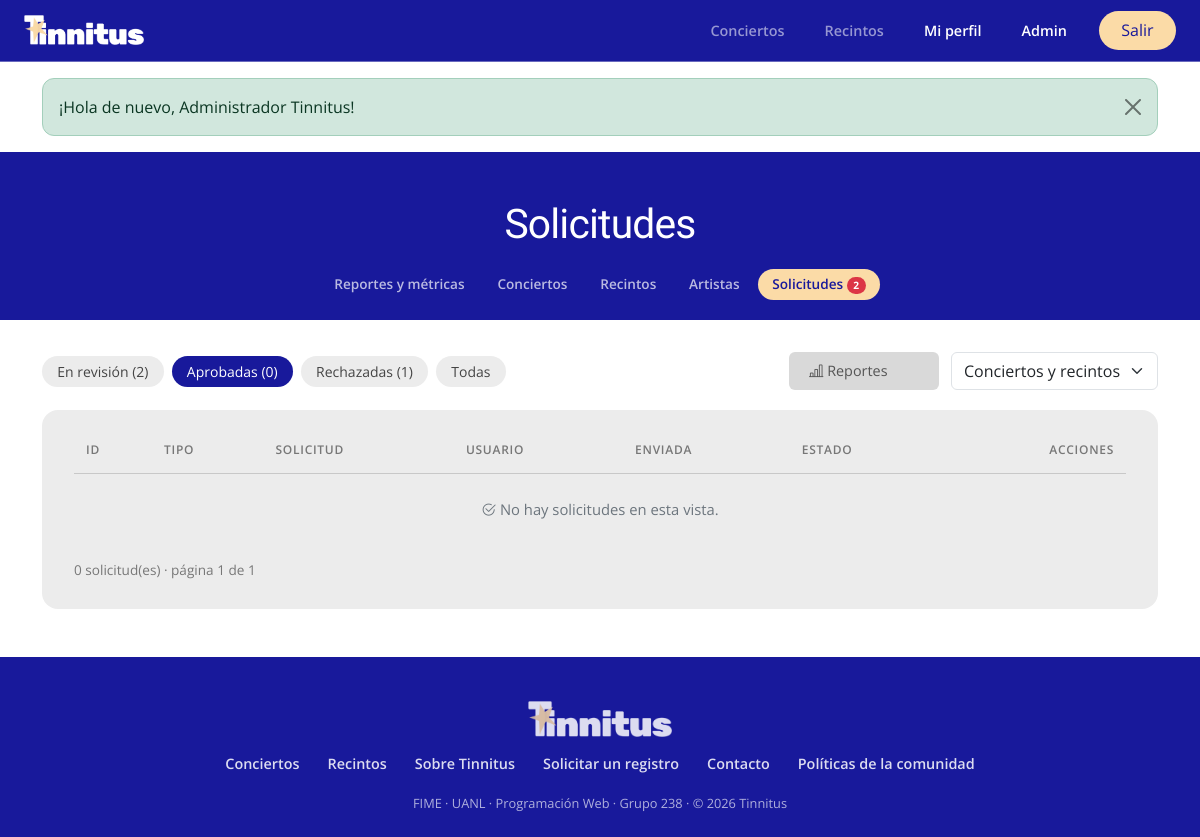
Page /admin-solicitudes.php?estado=aprobada (signed in) on the earlier database version.
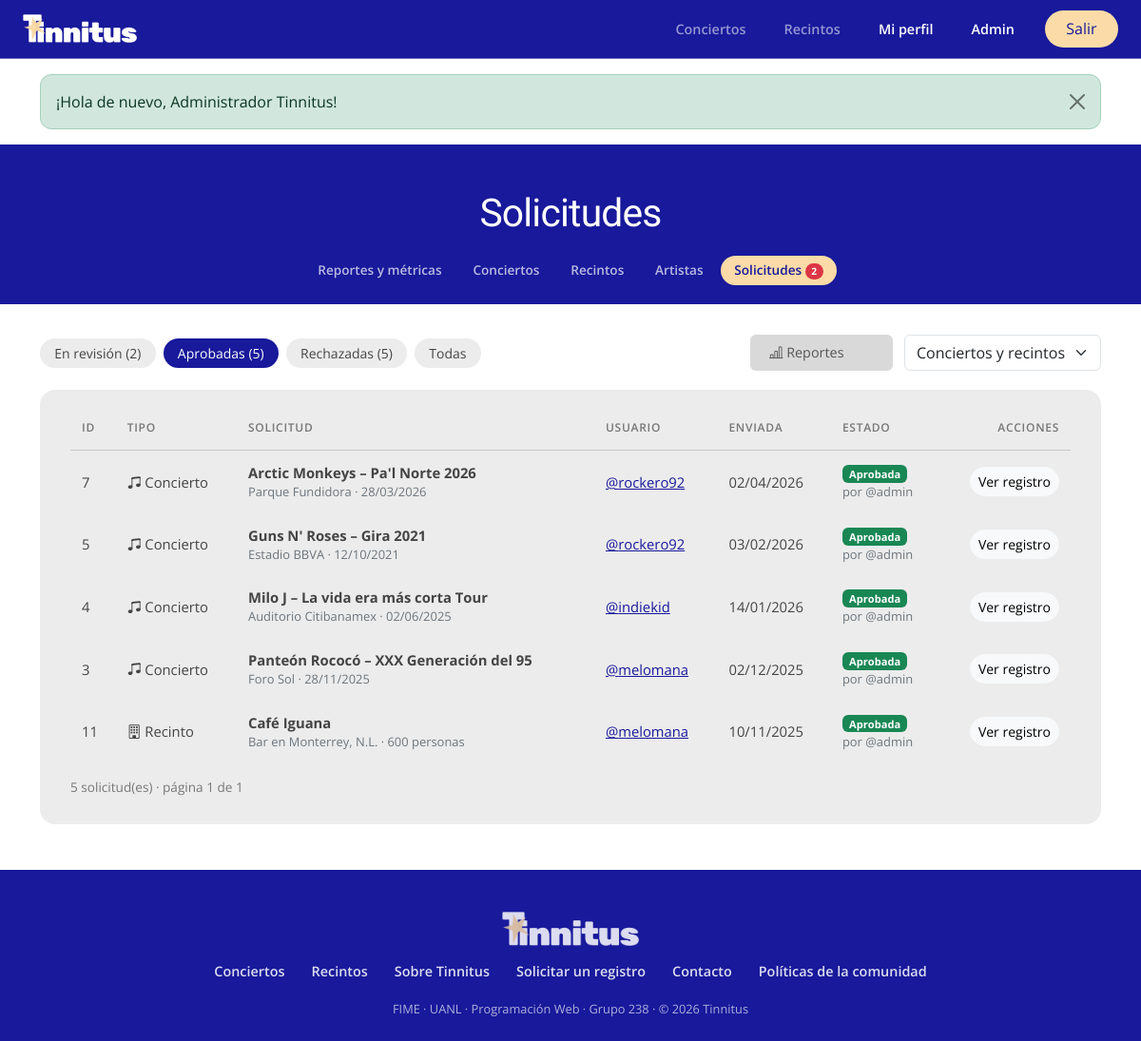
Same page on the later database version.
### tables this page shows
CREATE TABLE solicitudes (
    id              INT UNSIGNED AUTO_INCREMENT PRIMARY KEY,
    usuario_id      INT UNSIGNED NOT NULL,
    tipo            ENUM('concierto','recinto') NOT NULL,
    estado          ENUM('pendiente','aprobada','rechazada') NOT NULL DEFAULT 'pendiente',
    artista         VARCHAR(120) NULL,
    gira            VARCHAR(150) NULL,
    fecha           DATE         NULL,
    recinto_id      INT UNSIGNED NULL,
    nombre          VARCHAR(120) NULL,
    ciudad          VARCHAR(80)  NULL,
    capacidad       INT UNSIGNED NULL,
    tipo_recinto    ENUM('Estadio','Arena','Auditorio','Foro','Festival','Bar') NULL,
    comentario      VARCHAR(500) NULL,
    motivo_rechazo  VARCHAR(255) NULL,
    detalle_rechazo VARCHAR(255) NULL,
    creado_id       INT UNSIGNED NULL,
    revisado_por    INT UNSIGNED NULL,
    revisado_en     DATETIME     NULL,
    creado_en       DATETIME     NOT NULL DEFAULT CURRENT_TIMESTAMP,
    CONSTRAINT chk_solicitud_datos CHECK (
        (tipo = 'concierto' AND artista IS NOT NULL AND gira IS NOT NULL AND fecha IS NOT NULL AND recinto_id IS NOT NULL)
        OR (tipo = 'recinto' AND nombre IS NOT NULL AND ciudad IS NOT NULL AND tipo_recinto IS NOT NULL
            AND capacidad BETWEEN 1 AND 200000)),
    CONSTRAINT fk_solicitud_usuario FOREIGN KEY (usuario_id)
        REFERENCES usuarios(id) ON DELETE CASCADE,
    CONSTRAINT fk_solicitud_recinto FOREIGN KEY (recinto_id)
        REFERENCES recintos(id) ON DELETE CASCADE,
    CONSTRAINT fk_solicitud_revisor FOREIGN KEY (revisado_por)
        REFERENCES usuarios(id) ON DELETE SET NULL,
    INDEX idx_solicitudes_estado (estado)
);

CREATE TABLE recintos (
    id         INT UNSIGNED AUTO_INCREMENT PRIMARY KEY,
    nombre     VARCHAR(120) NOT NULL,
    ciudad     VARCHAR(80)  NOT NULL,
    capacidad  INT UNSIGNED NOT NULL,
    tipo       ENUM('Estadio','Arena','Auditorio','Foro','Festival','Bar') NOT NULL,
    estado     ENUM('activo','inactivo') NOT NULL DEFAULT 'activo',
    foto_url   VARCHAR(500) NULL,
    CONSTRAINT chk_capacidad CHECK (capacidad BETWEEN 1 AND 200000),
    CONSTRAINT uq_recinto UNIQUE (nombre, ciudad)
);

CREATE TABLE usuarios (
    id             INT UNSIGNED AUTO_INCREMENT PRIMARY KEY,
    nombre         VARCHAR(100)  NOT NULL,
    username       VARCHAR(30)   NOT NULL UNIQUE,
    email          VARCHAR(150)  NOT NULL UNIQUE,
    password_hash  VARCHAR(255)  NOT NULL,
    rol            ENUM('usuario','admin') NOT NULL DEFAULT 'usuario',
    bio            VARCHAR(500)  NULL,
    avatar_url     VARCHAR(500)  NULL,
    intentos_fallidos TINYINT UNSIGNED NOT NULL DEFAULT 0,
    bloqueado_hasta   DATETIME   NULL,
    creado_en      DATETIME      NOT NULL DEFAULT CURRENT_TIMESTAMP,
    CONSTRAINT chk_username CHECK (username REGEXP '^[a-z0-9_]{3,30}$')
);

### includes/auth.php (called while the page is built, shortened)
<?php
require_once __DIR__ . '/db.php';
function url(string $path = ''): string
{
    return BASE_URL . '/' . ltrim($path, '/');
}
function e(?string $text): string
{
    return htmlspecialchars($text ?? '', ENT_QUOTES, 'UTF-8');
}
function take_flashes(): array
{
    $messages = $_SESSION['flash'] ?? [];
    return $messages;
}
function paginar(int $total, int $porPagina): array
{
    $paginas = max(1, (int) ceil($total / $porPagina));
    $pagina = min(max(1, (int) ($_GET['pagina'] ?? 1)), $paginas);
    return [$pagina, $paginas, ($pagina - 1) * $porPagina];
}

### includes/db.php (called while the page is built, shortened)
<?php
function db(): PDO
{
    static $pdo = null;
    if ($pdo === null) {
        $dsn = 'mysql:host=' . DB_HOST . ';port=' . DB_PORT . ';dbname=' . DB_NAME . ';charset=utf8mb4';
        $pdo = new PDO($dsn, DB_USER, DB_PASS, [
            PDO::ATTR_ERRMODE            => PDO::ERRMODE_EXCEPTION,
            PDO::ATTR_DEFAULT_FETCH_MODE => PDO::FETCH_ASSOC,
            PDO::ATTR_EMULATE_PREPARES   => false,
        ]);
    }
    return $pdo;
}
function q(string $sql, array $params = []): PDOStatement
{
    $stmt = db()->prepare($sql);
    $stmt->execute($params);
    return $stmt;
}

### admin-solicitudes.php (the view, shortened to what the changed rows need)
<?php
require_once __DIR__ . '/includes/solicitudes.php';
$estado = in_array($_GET['estado'] ?? 'pendiente', ['pendiente', 'aprobada', 'rechazada', 'todas'], true) ? ($_GET['estado'] ?? 'pendiente') : 'pendiente';
$cond = [];
$params = [];
if ($estado !== 'todas') { $cond[] = 's.estado = ?'; $params[] = $estado; }
$where = $cond ? 'WHERE ' . implode(' AND ', $cond) : '';
$total = (int) q("SELECT COUNT(*) FROM solicitudes s $where", $params)->fetchColumn();
[$pagina, $paginas, $offset] = paginar($total, 10);
$solicitudes = q("SELECT s.*, u.username, r.nombre AS recinto, rev.username AS revisor
                  FROM solicitudes s
                  JOIN usuarios u ON u.id = s.usuario_id
                  LEFT JOIN recintos r ON r.id = s.recinto_id
                  LEFT JOIN usuarios rev ON rev.id = s.revisado_por
                  $where ORDER BY s.estado = 'pendiente' DESC, s.creado_en DESC
                  LIMIT 10 OFFSET $offset", $params)->fetchAll();
$conteo = q("SELECT estado, COUNT(*) FROM solicitudes GROUP BY estado")->fetchAll(PDO::FETCH_KEY_PAIR);
function solicitudes_url(array $cambios): string
{
    return url('admin-solicitudes.php?' . http_build_query(array_merge($_GET, ['pagina' => null], $cambios)));
}
$adminTitle = 'Solicitudes';
$adminTab = 'solicitudes';
require __DIR__ . '/includes/header.php';
require __DIR__ . '/includes/admin-nav.php';
?>
<div class="container">
    <div class="admin-toolbar">
        <div class="chip-row" aria-label="Filtrar por estado">
            <?php foreach (['pendiente' => 'En revisión', 'aprobada' => 'Aprobadas', 'rechazada' => 'Rechazadas', 'todas' => 'Todas'] as $valor => $texto): ?>
                <a class="chip-filter <?= $estado === $valor ? 'active' : '' ?>" href="<?= solicitudes_url(['estado' => $valor]) ?>">
                    <?= $texto ?><?= $valor !== 'todas' ? ' (' . ($conteo[$valor] ?? 0) . ')' : '' ?>
                </a>
            <?php endforeach; ?>
        </div>
    </div>
    <div class="card-table mb-5">
        <div class="table-responsive">
            <table class="table align-middle" id="tabla">
                <thead><tr><th>ID</th><th>Tipo</th><th>Solicitud</th><th>Usuario</th><th>Enviada</th><th>Estado</th><th class="acciones">Acciones</th></tr></thead>
                <tbody>
                <?php foreach ($solicitudes as $s): ?>
                    <tr data-id="<?= $s['id'] ?>" data-resumen="<?= e(resumen_solicitud($s)) ?>">
                        <td><?= $s['id'] ?></td>
                        <td class="text-nowrap"><i class="bi <?= $s['tipo'] === 'concierto' ? 'bi-music-note-beamed' : 'bi-building' ?>"></i> <?= ucfirst($s['tipo']) ?></td>
                        <td style="min-width: 260px">
                            <strong><?= e($s['tipo'] === 'concierto' ? $s['artista'] . ' – ' . $s['gira'] : $s['nombre']) ?></strong>
                            <div class="small text-secondary"><?= e(detalle_solicitud($s)) ?></div>
                        </td>
                        <td><a href="<?= url('profile.php?u=' . urlencode($s['username'])) ?>">@<?= e($s['username']) ?></a></td>
                        <td class="text-nowrap"><?= date('d/m/Y', strtotime($s['creado_en'])) ?></td>
                        <td>
                            <?= badge_estado_solicitud($s['estado']) ?>
                            <?php if ($s['revisor']): ?><div class="small text-secondary">por @<?= e($s['revisor']) ?></div><?php endif; ?>
                        </td>
                        <td class="acciones">
                            <?php if ($s['estado'] === 'pendiente'): ?>
                                <button class="btn btn-sm btn-success btn-aprobar" title="Aprobar y agregar al catálogo"><i class="bi bi-check-lg"></i> Aprobar</button>
                                <button class="btn btn-sm btn-outline-danger btn-rechazar" title="Rechazar"><i class="bi bi-x-lg"></i> Rechazar</button>
                            <?php elseif ($s['estado'] === 'aprobada' && $s['creado_id']): ?>
                                <a class="btn btn-sm btn-light" href="<?= url(($s['tipo'] === 'concierto' ? 'event-details.php' : 'recinto.php') . '?id=' . $s['creado_id']) ?>">Ver registro</a>
                            <?php endif; ?>
                        </td>
                    </tr>
                <?php endforeach; ?>
                <?php if (!$solicitudes): ?>
                    <tr><td colspan="7" class="text-center text-secondary py-4"><i class="bi bi-check2-circle"></i> No hay solicitudes en esta vista.</td></tr>
                <?php endif; ?>
                </tbody>
            </table>
        </div>
        <div class="pie">
            <span><?= $total ?> solicitud(es) · página <?= $pagina ?> de <?= $paginas ?></span>
        </div>
    </div>
</div>
<?php require __DIR__ . '/includes/footer.php'; ?>

### includes/header.php (shortened to what the changed rows need)
<?php
require_once __DIR__ . '/auth.php';
?>
<!doctype html>
<html lang="es">
<head>
    <link rel="stylesheet" href="https://cdn.jsdelivr.net/npm/bootstrap@5.3.3/dist/css/bootstrap.min.css">
    <link rel="stylesheet" href="https://cdn.jsdelivr.net/npm/bootstrap-icons@1.11.3/font/bootstrap-icons.min.css">
    <link rel="stylesheet" href="<?= url('assets/css/styles.css') ?>">
</head>
<body>
<?php $flashes = take_flashes(); if ($flashes): ?>
<div class="container mt-3 flash-zone">
    <?php foreach ($flashes as $f): ?>
        <div class="alert alert-<?= e($f['type']) ?> alert-dismissible fade show" role="alert">
            <?= e($f['message']) ?>
            <button type="button" class="btn-close" data-bs-dismiss="alert" aria-label="Cerrar"></button>
        </div>
    <?php endforeach; ?>
</div>
<?php endif; ?>
<main>

### includes/admin-nav.php
<?php
$tabs = [
    'dashboard'   => ['admin-dashboard.php', 'Reportes y métricas'],
    'events'      => ['admin-events.php', 'Conciertos'],
    'venues'      => ['admin-venues.php', 'Recintos'],
    'artists'     => ['admin-artists.php', 'Artistas'],
    'solicitudes' => ['admin-solicitudes.php', 'Solicitudes'],
];
$solicitudesPendientes = (int) q("SELECT COUNT(*) FROM solicitudes WHERE estado = 'pendiente'")->fetchColumn();
?>
<section class="admin-header">
    <div class="container">
        <h1><?= e($adminTitle) ?></h1>
        <ul class="nav admin-nav">
            <?php foreach ($tabs as $key => [$file, $label]): ?>
                <li class="nav-item">
                    <a class="nav-link <?= $adminTab === $key ? 'active' : '' ?>" href="<?= url($file) ?>"><?= $label ?>
                        <?php if ($key === 'solicitudes' && $solicitudesPendientes): ?>
                            <span class="badge rounded-pill text-bg-danger" title="Solicitudes en revisión"><?= $solicitudesPendientes ?></span>
                        <?php endif; ?>
                    </a>
                </li>
            <?php endforeach; ?>
        </ul>
    </div>
</section>

### includes/solicitudes.php (shortened to what the changed rows need)
<?php
require_once __DIR__ . '/auth.php';
function resumen_solicitud(array $s): string
{
    if ($s['tipo'] === 'concierto') {
        return $s['artista'] . ' – ' . $s['gira'] . ' · ' . ($s['recinto'] ?? 'recinto #' . $s['recinto_id']) . ' · ' . date('d/m/Y', strtotime($s['fecha']));
    }
    return $s['nombre'] . ' · ' . $s['tipo_recinto'] . ' en ' . $s['ciudad'] . ' · ' . number_format($s['capacidad']) . ' personas';
}
function detalle_solicitud(array $s): string
{
    if ($s['tipo'] === 'concierto') {
        return ($s['recinto'] ?? 'recinto #' . $s['recinto_id']) . ' · ' . date('d/m/Y', strtotime($s['fecha']));
    }
    return $s['tipo_recinto'] . ' en ' . $s['ciudad'] . ' · ' . number_format($s['capacidad']) . ' personas';
}
function badge_estado_solicitud(string $estado): string
{
    return match ($estado) {
        'aprobada'  => '<span class="badge text-bg-success">Aprobada</span>',
        'rechazada' => '<span class="badge text-bg-danger">Rechazada</span>',
        default     => '<span class="badge text-bg-warning">En revisión</span>',
    };
}

Differences in the rows shown:
now on this page (row edited): solicitudes: usuario "2", recinto "5", id "3", tipo "Concierto", tipo+artista+gira "Panteón Rococó – XXX Generación del 95", detalle_solicitud($s) "Foro Sol · 28/11/2025", usuario.username "melomana", creado_en "02/12/2025", estado "Aprobada", revisado_por.username "admin"
added solicitudes: id "7", tipo "Concierto", tipo+artista+gira "Arctic Monkeys – Pa'l Norte 2026", detalle_solicitud($s) "Parque Fundidora · 28/03/2026", usuario.username "rockero92", creado_en "02/04/2026", estado "Aprobada", revisado_por.username "admin"
added solicitudes: id "5", tipo "Concierto", tipo+artista+gira "Guns N' Roses – Gira 2021", detalle_solicitud($s) "Estadio BBVA · 12/10/2021", usuario.username "rockero92", creado_en "03/02/2026", estado "Aprobada", revisado_por.username "admin"
added solicitudes: id "4", tipo "Concierto", tipo+artista+gira "Milo J – La vida era más corta Tour", detalle_solicitud($s) "Auditorio Citibanamex · 02/06/2025", usuario.username "indiekid", creado_en "14/01/2026", estado "Aprobada", revisado_por.username "admin"
added solicitudes: id "11", tipo "Recinto", nombre "Café Iguana", detalle_solicitud($s) "Bar en Monterrey, N.L. · 600 personas", usuario.username "melomana", creado_en "10/11/2025", estado "Aprobada", revisado_por.username "admin"
Other differences:
$total: "0" → "5"
new list line: "Aprobadas ( )"
new list line: "Rechazadas ( )"
list line gone: "2"
list line gone: "Aprobadas ( 0 )"
list line gone: "Rechazadas ( 1 )"
text no longer shown: "No hay solicitudes en esta vista."
